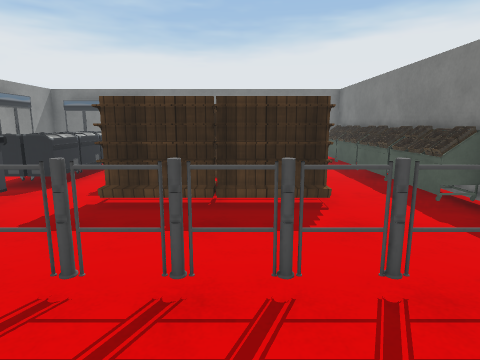
View 1 (above)

15 first-person views from a walk through a 3-D level made in the Unity game engine. The camera is 1.4 m above the floor, tilts 10° down and sees 75° across. The floor is counted in squares, 0.76 m on a side. Each view is taken from the middle of a square. On the plan, view 1 faces up. The plan holds only what a view shows up to about 17 squares ahead; the rest is blank. The player is left out. Some surface patterns are stand-ins.

View 2
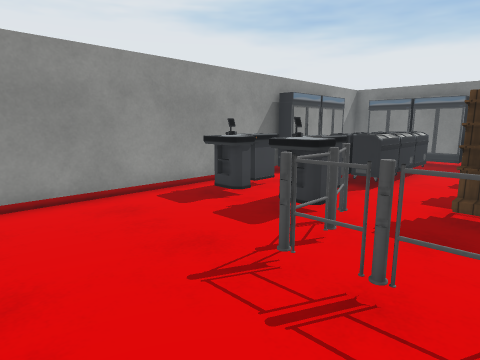

View 3
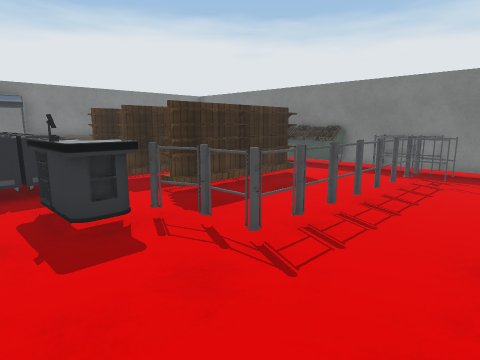

View 4
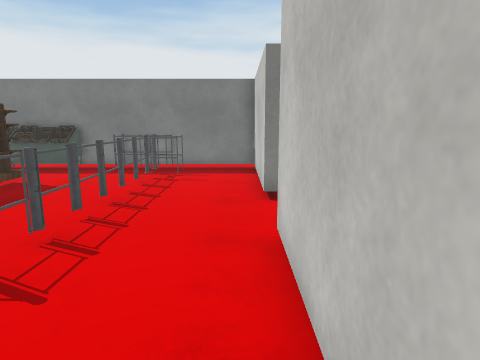

View 5
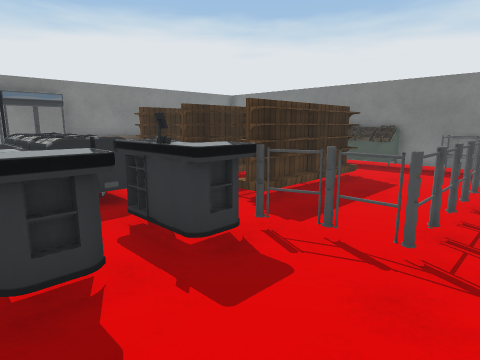

View 6
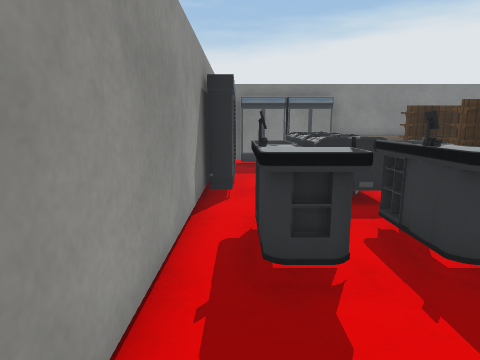

View 7
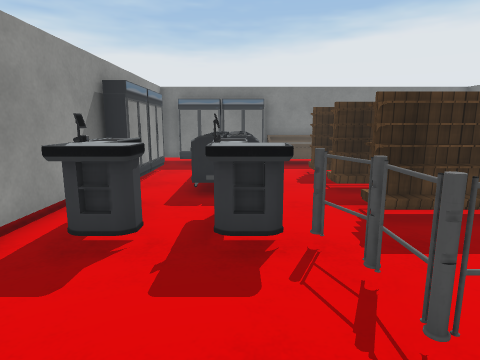

View 8
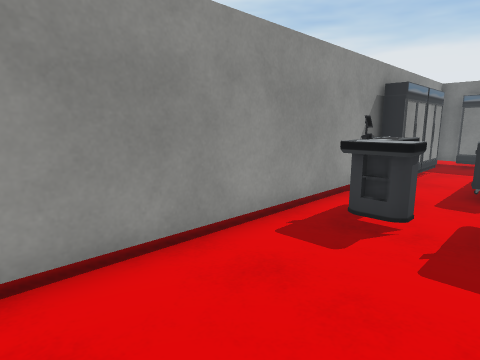

View 9
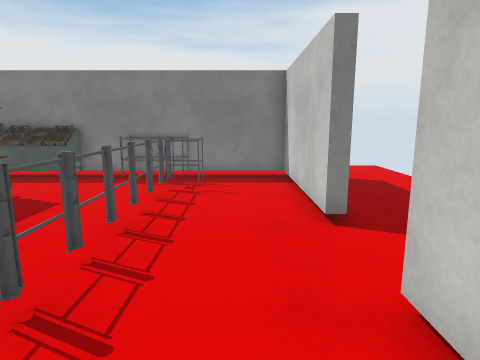

View 10
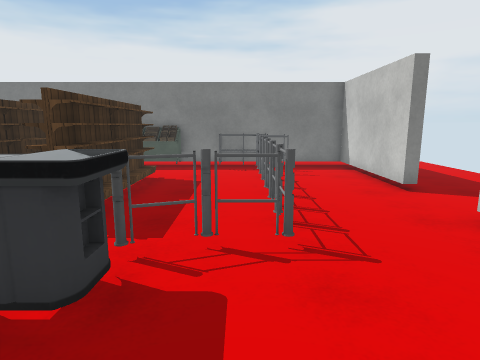

View 11
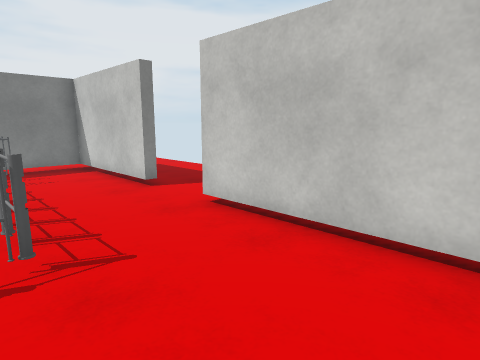

View 12
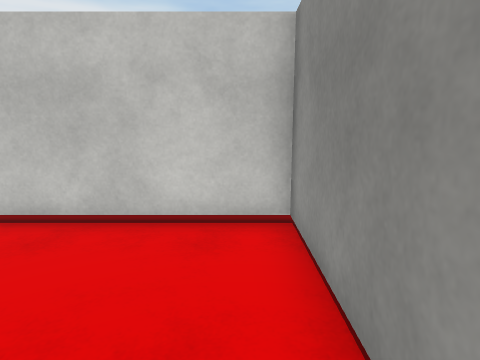

View 13
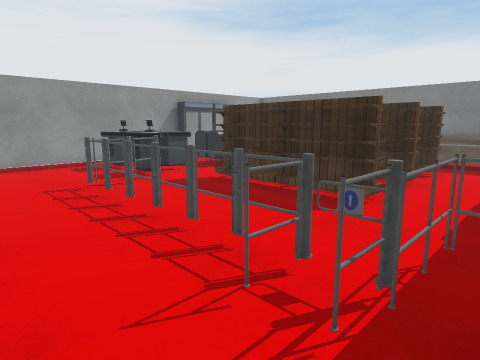

View 14
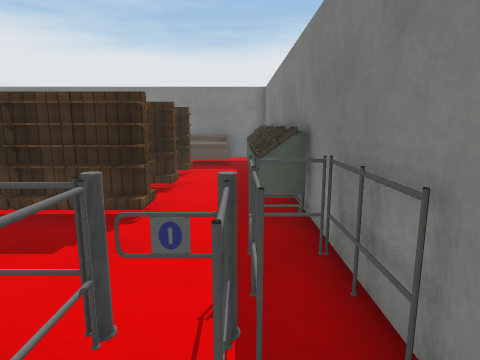

View 15
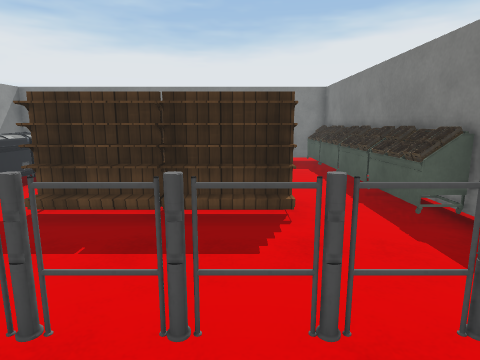

### Floor plan
Key: @ floor where view 1 was taken; # wall or solid block; . floor; F fridge; S shelf; C crate; G gate; T thing the floor can be seen under or through; O other object.
Columns run from 11 left of view 1 to 8 right of it. Each row starts with its distance up from view 1.
 18  ..  ..
 17  ##F#F###########
 16  #FFFFFOOOOOOOOOO
 15  #.......    ..OO
 14   F.FF...    ..OO
 13   F.FFF.SSS SS.OO
 12   F.FFF..    ..OO
 11  #F.FFF.S    S.OO
 10  #F.FFF.SSSSSS.OO.
  9  #..FF...    ..OO..
  8  #OO.O..S S  S.CC..
  7 .TOO.O..SSSSSS.CO..
  6 .TOO.OG.........# .
  5 .T....G........O# .
  4 .T.....G.......OO..
  3 .T.....GGGGGGGGG#..
  2 .T.............G##.
  1 .T...............#.
  0  #.........@.....#.
 -1  #######...#######.
 -2          ......
 -3            .......
 -4             ........
 -5              .......

Positions as (right, up) in squares from view 1, and headings:
1: (0, 0), facing up
2: (-2, 0), facing up-left
3: (-8, 0), facing up-right
4: (-8, 0), facing right
5: (-9, 2), facing up-right
6: (-9, 2), facing up
7: (-6, 1), facing up
8: (-6, 0), facing up-left
9: (-6, 1), facing right
10: (-9, 4), facing right
11: (-9, 4), facing down-right
12: (-9, 5), facing down
13: (5, 0), facing up-left
14: (4, 1), facing up
15: (1, 1), facing up
